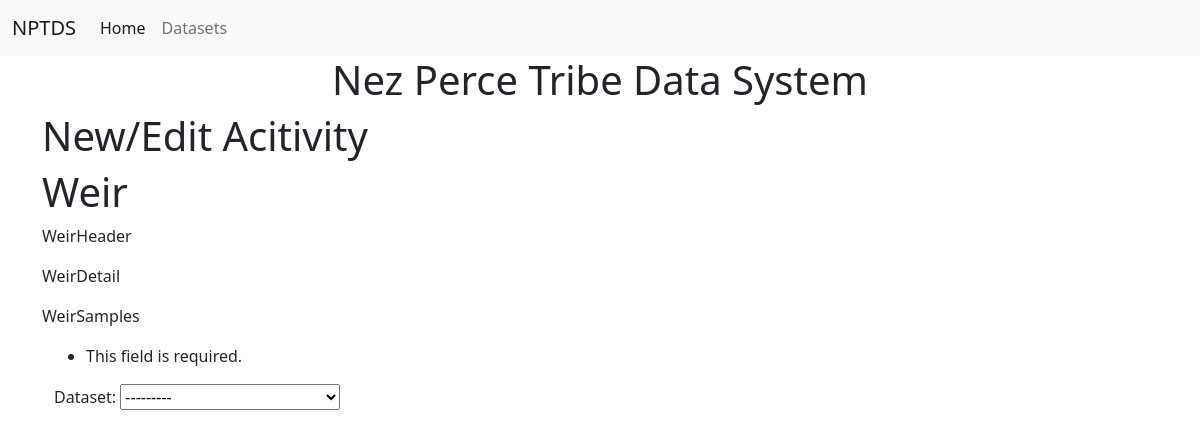
The app's page /data/activities/3/new/ with its own data.
### datasets/models.py (models this page shows, shortened)
class DatasetModel(models.Model):
    dataset = models.ForeignKey(Dataset, on_delete=models.CASCADE, null=True)
    model_name = models.CharField(max_length=100)
    parent_model = models.BooleanField(default=False)

class Dataset(models.Model):
    name = models.CharField(max_length=100)
    description = models.TextField(blank=True, null=True)
    def __str__(self):
        return self.name

### data/views.py (the view, shortened to what this page needs)
# urls.py: path('activities/<int:pk>/new/', views.activity_new, name='new_activity'),
def activity_new(request, pk):
    models = DatasetModel.objects.filter(dataset = pk)
    activity_form = ActivityForm(request.POST)
    context = {'models':models, 'activity_form':activity_form}
    return render(request, "data/activity_create_or_update.html",context)

### datasets/forms.py
class ActivityForm(ModelForm):
    class Meta:
        model = Activity
        fields = ['dataset']

### templates/data/activity_create_or_update.html (shortened to what this page needs)
{% extends "base.html" %}
{% block content %}
<div class="container">
<h1>New/Edit Acitivity</h1>
{% for model in models %}
    {% if forloop.first %}
        <h1>{{ model.dataset }}</h1>
    {% endif %}
    <p>{{ model.model_name }}</p>
{% endfor %}
<form enctype="multipart/form-data" class="container" method="post" id="activity_form">
    {{ activity_form.as_p }}
</form>
</div>
{% endblock %}

### records on screen
DatasetModel: dataset "Weir", model_name "WeirHeader"
DatasetModel: model_name "WeirDetail"
DatasetModel: model_name "WeirSamples"
